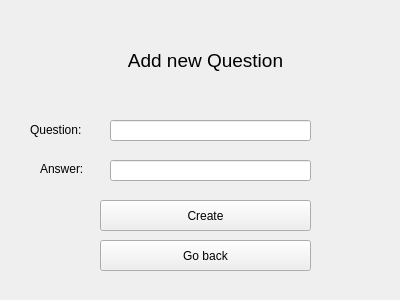
<?xml version="1.0" encoding="UTF-8"?>
<ui version="4.0">
    <class>QuestionAddition</class>
    <widget class="QWidget" name="QuestionAddition">
        <property name="geometry">
            <rect>
                <x>0</x>
                <y>0</y>
                <width>400</width>
                <height>300</height>
            </rect>
        </property>
        <property name="windowTitle">
            <string>QuestionAddition</string>
        </property>
        <widget class="QLabel" name="label">
            <property name="geometry">
                <rect>
                    <x>110</x>
                    <y>40</y>
                    <width>191</width>
                    <height>41</height>
                </rect>
            </property>
            <property name="font">
                <font>
                    <pointsize>14</pointsize>
                </font>
            </property>
            <property name="tabletTracking">
                <bool>false</bool>
            </property>
            <property name="text">
                <string>Add new Question</string>
            </property>
            <property name="alignment">
                <set>Qt::AlignCenter</set>
            </property>
        </widget>
        <widget class="QLineEdit" name="questionLineEdit">
            <property name="geometry">
                <rect>
                    <x>110</x>
                    <y>120</y>
                    <width>201</width>
                    <height>21</height>
                </rect>
            </property>
        </widget>
        <widget class="QLabel" name="label_3">
            <property name="geometry">
                <rect>
                    <x>40</x>
                    <y>160</y>
                    <width>61</width>
                    <height>17</height>
                </rect>
            </property>
            <property name="text">
                <string>Answer:</string>
            </property>
        </widget>
        <widget class="QPushButton" name="createButton">
            <property name="geometry">
                <rect>
                    <x>100</x>
                    <y>200</y>
                    <width>211</width>
                    <height>31</height>
                </rect>
            </property>
            <property name="text">
                <string>Create</string>
            </property>
        </widget>
        <widget class="QLineEdit" name="answerLineEdit">
            <property name="geometry">
                <rect>
                    <x>110</x>
                    <y>160</y>
                    <width>201</width>
                    <height>21</height>
                </rect>
            </property>
        </widget>
        <widget class="QLabel" name="label_2">
            <property name="geometry">
                <rect>
                    <x>30</x>
                    <y>120</y>
                    <width>71</width>
                    <height>20</height>
                </rect>
            </property>
            <property name="text">
                <string>Question:</string>
            </property>
        </widget>
        <widget class="QPushButton" name="goBackButton">
            <property name="geometry">
                <rect>
                    <x>100</x>
                    <y>240</y>
                    <width>211</width>
                    <height>31</height>
                </rect>
            </property>
            <property name="text">
                <string>Go back</string>
            </property>
        </widget>
    </widget>
    <resources/>
    <connections/>
</ui>
